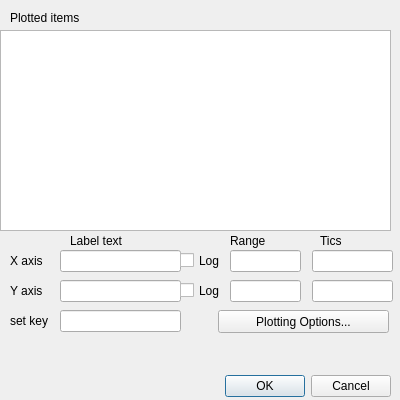
<?xml version="1.0" encoding="UTF-8"?>
<ui version="4.0">
 <class>PlotterView</class>
 <widget class="QDialog" name="PlotterView">
  <property name="geometry">
   <rect>
    <x>0</x>
    <y>0</y>
    <width>400</width>
    <height>400</height>
   </rect>
  </property>
  <property name="minimumSize">
   <size>
    <width>400</width>
    <height>400</height>
   </size>
  </property>
  <property name="maximumSize">
   <size>
    <width>400</width>
    <height>400</height>
   </size>
  </property>
  <property name="windowTitle">
   <string>Output data to gnuplot</string>
  </property>
  <widget class="QDialogButtonBox" name="buttonBox">
   <property name="geometry">
    <rect>
     <x>0</x>
     <y>370</y>
     <width>391</width>
     <height>32</height>
    </rect>
   </property>
   <property name="orientation">
    <enum>Qt::Horizontal</enum>
   </property>
   <property name="standardButtons">
    <set>QDialogButtonBox::Cancel|QDialogButtonBox::Ok</set>
   </property>
  </widget>
  <widget class="QPlainTextEdit" name="plainTextEdit">
   <property name="geometry">
    <rect>
     <x>0</x>
     <y>30</y>
     <width>391</width>
     <height>201</height>
    </rect>
   </property>
   <property name="readOnly">
    <bool>true</bool>
   </property>
  </widget>
  <widget class="QLabel" name="label">
   <property name="geometry">
    <rect>
     <x>10</x>
     <y>10</y>
     <width>121</width>
     <height>16</height>
    </rect>
   </property>
   <property name="text">
    <string>Plotted items</string>
   </property>
  </widget>
  <widget class="QLineEdit" name="xlabel">
   <property name="geometry">
    <rect>
     <x>60</x>
     <y>250</y>
     <width>121</width>
     <height>22</height>
    </rect>
   </property>
  </widget>
  <widget class="QLabel" name="label_2">
   <property name="geometry">
    <rect>
     <x>10</x>
     <y>250</y>
     <width>51</width>
     <height>21</height>
    </rect>
   </property>
   <property name="text">
    <string>X axis</string>
   </property>
  </widget>
  <widget class="QLabel" name="label_3">
   <property name="geometry">
    <rect>
     <x>10</x>
     <y>280</y>
     <width>51</width>
     <height>21</height>
    </rect>
   </property>
   <property name="text">
    <string>Y axis</string>
   </property>
  </widget>
  <widget class="QLineEdit" name="ylabel">
   <property name="geometry">
    <rect>
     <x>60</x>
     <y>280</y>
     <width>121</width>
     <height>22</height>
    </rect>
   </property>
  </widget>
  <widget class="QPushButton" name="pushButton">
   <property name="geometry">
    <rect>
     <x>218</x>
     <y>310</y>
     <width>171</width>
     <height>23</height>
    </rect>
   </property>
   <property name="text">
    <string>Plotting Options...</string>
   </property>
  </widget>
  <widget class="QCheckBox" name="log_x">
   <property name="geometry">
    <rect>
     <x>180</x>
     <y>250</y>
     <width>51</width>
     <height>21</height>
    </rect>
   </property>
   <property name="text">
    <string>Log</string>
   </property>
  </widget>
  <widget class="QCheckBox" name="log_y">
   <property name="geometry">
    <rect>
     <x>180</x>
     <y>280</y>
     <width>51</width>
     <height>21</height>
    </rect>
   </property>
   <property name="text">
    <string>Log</string>
   </property>
  </widget>
  <widget class="QLabel" name="label_4">
   <property name="geometry">
    <rect>
     <x>230</x>
     <y>230</y>
     <width>71</width>
     <height>21</height>
    </rect>
   </property>
   <property name="text">
    <string>Range </string>
   </property>
  </widget>
  <widget class="QLineEdit" name="xrange">
   <property name="geometry">
    <rect>
     <x>230</x>
     <y>250</y>
     <width>71</width>
     <height>22</height>
    </rect>
   </property>
  </widget>
  <widget class="QLineEdit" name="yrange">
   <property name="geometry">
    <rect>
     <x>230</x>
     <y>280</y>
     <width>71</width>
     <height>22</height>
    </rect>
   </property>
  </widget>
  <widget class="QLabel" name="label_5">
   <property name="geometry">
    <rect>
     <x>320</x>
     <y>230</y>
     <width>71</width>
     <height>21</height>
    </rect>
   </property>
   <property name="text">
    <string>Tics</string>
   </property>
  </widget>
  <widget class="QLineEdit" name="xtics">
   <property name="geometry">
    <rect>
     <x>312</x>
     <y>250</y>
     <width>81</width>
     <height>22</height>
    </rect>
   </property>
  </widget>
  <widget class="QLineEdit" name="ytics">
   <property name="geometry">
    <rect>
     <x>312</x>
     <y>280</y>
     <width>81</width>
     <height>22</height>
    </rect>
   </property>
  </widget>
  <widget class="QLabel" name="label_6">
   <property name="geometry">
    <rect>
     <x>70</x>
     <y>230</y>
     <width>81</width>
     <height>21</height>
    </rect>
   </property>
   <property name="text">
    <string>Label text</string>
   </property>
  </widget>
  <widget class="QLabel" name="label_7">
   <property name="geometry">
    <rect>
     <x>10</x>
     <y>310</y>
     <width>51</width>
     <height>21</height>
    </rect>
   </property>
   <property name="text">
    <string>set key</string>
   </property>
  </widget>
  <widget class="QLineEdit" name="setkey">
   <property name="geometry">
    <rect>
     <x>60</x>
     <y>310</y>
     <width>121</width>
     <height>22</height>
    </rect>
   </property>
  </widget>
 </widget>
 <resources/>
 <connections>
  <connection>
   <sender>buttonBox</sender>
   <signal>accepted()</signal>
   <receiver>PlotterView</receiver>
   <slot>accept()</slot>
   <hints>
    <hint type="sourcelabel">
     <x>248</x>
     <y>254</y>
    </hint>
    <hint type="destinationlabel">
     <x>157</x>
     <y>274</y>
    </hint>
   </hints>
  </connection>
  <connection>
   <sender>buttonBox</sender>
   <signal>rejected()</signal>
   <receiver>PlotterView</receiver>
   <slot>reject()</slot>
   <hints>
    <hint type="sourcelabel">
     <x>316</x>
     <y>260</y>
    </hint>
    <hint type="destinationlabel">
     <x>286</x>
     <y>274</y>
    </hint>
   </hints>
  </connection>
 </connections>
</ui>
